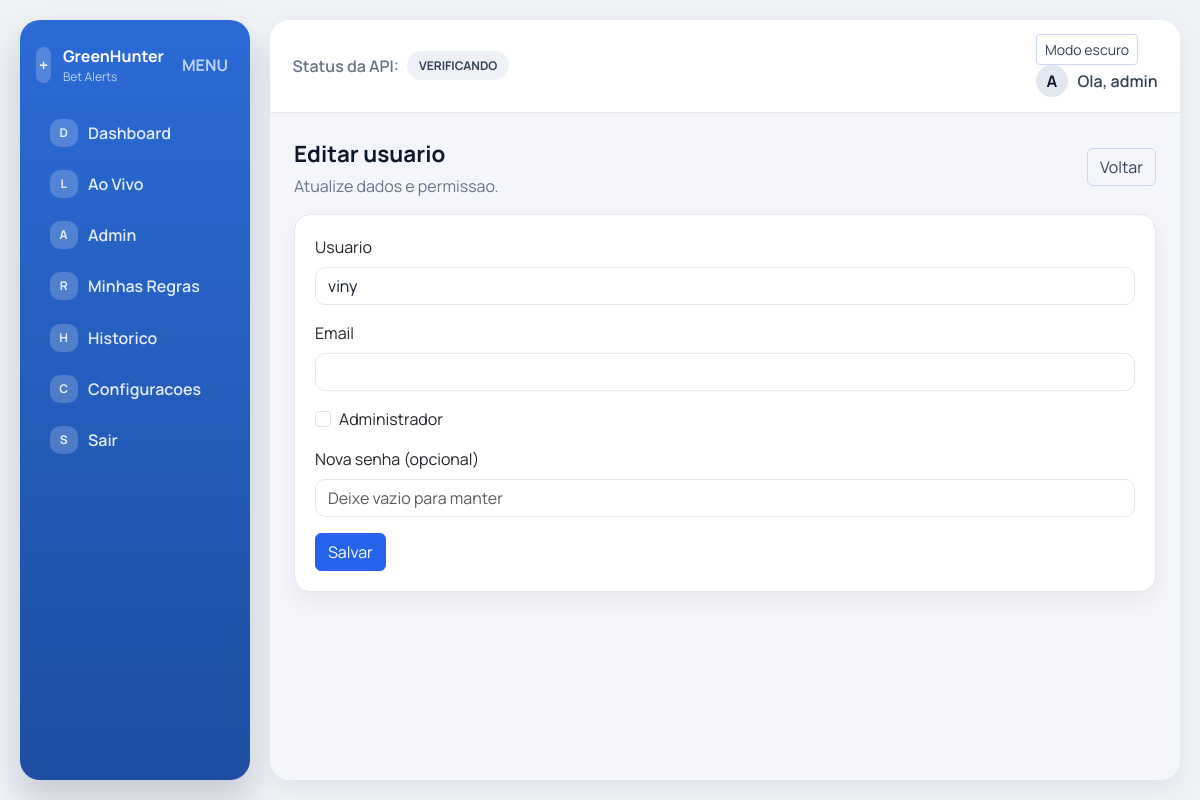
Page /admin/users/1/edit (signed in) on the committed database.
### app/models.py (models this page shows, shortened)
class User(UserMixin, db.Model):
    id = db.Column(db.Integer, primary_key=True)
    username = db.Column(db.String(80), unique=True, nullable=False)
    email = db.Column(db.String(120), unique=True)
    password_hash = db.Column(db.String(255), nullable=False)
    telegram_token = db.Column(db.String(255))
    telegram_chat_id = db.Column(db.String(64))
    telegram_verified = db.Column(db.Boolean, default=False, nullable=False)
    is_admin = db.Column(db.Boolean, default=False, nullable=False)
    created_at = db.Column(db.DateTime, default=datetime.utcnow, nullable=False)
    rules = db.relationship("Rule", backref="user", cascade="all, delete-orphan")
    alerts = db.relationship("MatchAlert", backref="user", cascade="all, delete-orphan")
    @property
    def is_admin_user(self) -> bool:
        if self.is_admin:
            return True
        return (self.username or "").lower() == "admin"

### app/admin/routes.py (the view, shortened to what this page needs)
@admin_bp.route("/users/<int:user_id>/edit", methods=["GET", "POST"])
@login_required
def edit_user(user_id):
    _require_admin()
    user = User.query.get_or_404(user_id)
    return render_template("admin/user_edit.html", user=user)

### app/__init__.py (called while the page is built)
@login_manager.user_loader
def load_user(user_id):
    return User.query.get(int(user_id))

### app/admin/routes.py (called while the page is built)
def _require_admin():
    if not current_user.is_authenticated or not current_user.is_admin_user:
        abort(403)

### app/templates/admin/user_edit.html (shortened to what this page needs)
{% extends "base.html" %}
{% block content %}
<div class="page-header">
  <div>
    <div class="page-title">Editar usuario</div>
    <div class="page-subtitle">Atualize dados e permissao.</div>
  </div>
  <div class="page-actions">
    <a class="btn btn-outline-secondary" href="{{ url_for('admin.user_detail', user_id=user.id) }}">Voltar</a>
  </div>
</div>
<div class="card">
  <div class="card-body">
    <form method="post">
      <div class="mb-3">
        <label class="form-label">Usuario</label>
        <input class="form-control" name="username" value="{{ user.username }}" required>
      </div>
      <div class="mb-3">
        <label class="form-label">Email</label>
        <input class="form-control" name="email" type="email" value="{{ user.email or '' }}">
      </div>
      <div class="mb-3 form-check">
        <input class="form-check-input" type="checkbox" name="is_admin" id="is_admin" {% if user.is_admin_user %}checked{% endif %}>
        <label class="form-check-label" for="is_admin">Administrador</label>
      </div>
      <div class="mb-3">
        <label class="form-label">Nova senha (opcional)</label>
        <input class="form-control" type="password" name="new_password" placeholder="Deixe vazio para manter">
      </div>
      <button class="btn btn-primary" type="submit">Salvar</button>
    </form>
  </div>
</div>
{% endblock %}

### app/templates/base.html (shortened to what this page needs)
<!doctype html>
<html lang="pt-br">
  <head>
    <link
      href="https://cdn.jsdelivr.net/npm/bootstrap@5.3.2/dist/css/bootstrap.min.css"
      rel="stylesheet"
    >
    <link rel="stylesheet" href="{{ url_for('static', filename='app.css') }}">
  </head>
  <body>
    {% if current_user.is_authenticated %}
    <div class="app-shell">
      <aside class="sidebar">
        <div class="sidebar-brand">
          <div class="brand-icon">+</div>
          <div class="brand-text">
            <div class="brand-title">GreenHunter</div>
            <div class="brand-sub">Bet Alerts</div>
          </div>
          <button class="sidebar-toggle" type="button">MENU</button>
        </div>
        <nav class="sidebar-nav">
          <a class="nav-link {% if request.endpoint == 'main.dashboard' %}active{% endif %}" href="{{ url_for('main.dashboard') }}">
            <span class="nav-icon">D</span> Dashboard
          </a>
          <a class="nav-link {% if request.endpoint == 'main.live' %}active{% endif %}" href="{{ url_for('main.live') }}">
            <span class="nav-icon">L</span> Ao Vivo
          </a>
          {% if current_user.is_admin_user %}
          <a class="nav-link {% if request.endpoint == 'admin.dashboard' %}active{% endif %}" href="{{ url_for('admin.dashboard') }}">
            <span class="nav-icon">A</span> Admin
          </a>
          {% endif %}
          <a class="nav-link {% if request.endpoint in ['rules.list_rules','rules.create_rule','rules.edit_rule'] %}active{% endif %}" href="{{ url_for('rules.list_rules') }}">
            <span class="nav-icon">R</span> Minhas Regras
          </a>
          <a class="nav-link {% if request.endpoint == 'history.history' %}active{% endif %}" href="{{ url_for('history.history') }}">
            <span class="nav-icon">H</span> Historico
          </a>
          <a class="nav-link {% if request.endpoint == 'settings.settings' %}active{% endif %}" href="{{ url_for('settings.settings') }}">
            <span class="nav-icon">C</span> Configuracoes
          </a>
          <a class="nav-link" href="{{ url_for('auth.logout') }}">
            <span class="nav-icon">S</span> Sair
          </a>
        </nav>
      </aside>
      <div class="main-area">
        <header class="topbar">
          <div class="topbar-left">
            <div class="status-block">
              <span>Status da API:</span>
              <span class="status-pill status-wait" id="api-status">Verificando</span>
            </div>
          </div>
          <div class="topbar-right">
            <button class="btn btn-sm btn-outline-secondary me-2" type="button" id="theme-toggle">Modo escuro</button>
            <div class="user-chip">
              <div class="user-avatar">{{ (current_user.username[:1] if current_user.username else 'U')|upper }}</div>
              <div class="user-name">Ola, {{ current_user.username }}</div>
            </div>
          </div>
        </header>
        <main class="content">
    {% else %}
    <main class="container py-5 auth-shell">
    {% endif %}
      {% block content %}{% endblock %}
    </main>
    {% if current_user.is_authenticated %}
      </div>
    </div>
    {% endif %}
  </body>
</html>

### app/static/app.css (style rules this page uses)
:root { --ink-900: #0f172a; --ink-700: #334155; --ink-500: #64748b; --accent-700: #1d4ed8; --accent-600: #2563eb; --accent-500: #3b82f6; --accent-100: #dbeafe; --bg-100: #eef2f7; --bg-200: #e2e8f4; --ok-500: #16a34a; --bad-500: #dc2626; --warn-500: #f59e0b; --surface-0: #f4f6fb; --surface-1: #ffffff; --surface-2: #f8fafc; --border-1: #e5e7eb; --shadow-1: 0 10px 24px rgba(15, 23, 42, 0.06); }
* { box-sizing: border-box; }
body { font-family: "Manrope", system-ui, -apple-system, "Segoe UI", sans-serif; background: var(--bg-100); color: var(--ink-900); }
a { text-decoration: none; }
.card { border: 1px solid var(--border-1); border-radius: 16px; box-shadow: var(--shadow-1); background: var(--surface-1); }
.card .card-body { padding: 1.25rem; }
.btn-primary { background: var(--accent-600); border-color: var(--accent-600); }
.btn-outline-secondary { border-color: #cbd5f5; color: var(--ink-700); }
.app-shell { display: flex; min-height: 100vh; padding: 1.25rem; gap: 1.25rem; }
.sidebar { width: 230px; background: linear-gradient(180deg, #2b6bd6 0%, #1d4ea1 100%); color: #ffffff; border-radius: 20px; padding: 1.5rem 1rem; box-shadow: 0 18px 32px rgba(15, 23, 42, 0.18); display: flex; flex-direction: column; gap: 1.5rem; }
.sidebar-brand { display: flex; align-items: center; gap: 0.75rem; }
.brand-icon { width: 36px; height: 36px; border-radius: 12px; background: rgba(255, 255, 255, 0.2); display: inline-flex; align-items: center; justify-content: center; font-weight: 700; }
.brand-title { font-weight: 700; }
.brand-sub { font-size: 0.75rem; opacity: 0.7; }
.sidebar-toggle { margin-left: auto; background: transparent; border: 0; color: rgba(255, 255, 255, 0.7); font-weight: 700; }
.sidebar-nav { display: flex; flex-direction: column; gap: 0.35rem; }
.sidebar-nav .nav-link { color: rgba(255, 255, 255, 0.88); padding: 0.55rem 0.85rem; border-radius: 12px; display: flex; align-items: center; gap: 0.65rem; font-weight: 600; }
.sidebar-nav .nav-link .nav-icon { width: 28px; height: 28px; border-radius: 10px; background: rgba(255, 255, 255, 0.2); display: inline-flex; align-items: center; justify-content: center; font-size: 0.75rem; font-weight: 700; }
.main-area { flex: 1; background: var(--surface-0); border-radius: 20px; box-shadow: var(--shadow-1); overflow: hidden; display: flex; flex-direction: column; }
.topbar { padding: 0.9rem 1.4rem; border-bottom: 1px solid var(--border-1); display: flex; align-items: center; justify-content: space-between; background: var(--surface-1); }
.status-block { display: inline-flex; align-items: center; gap: 0.5rem; color: var(--ink-500); font-weight: 600; }
.status-pill { padding: 0.35rem 0.75rem; border-radius: 999px; font-weight: 700; font-size: 0.75rem; background: #eef2f7; color: var(--ink-700); text-transform: uppercase; }
.status-wait { background: #eef2f7; color: var(--ink-700); }
.user-chip { display: flex; align-items: center; gap: 0.6rem; }
.user-avatar { width: 32px; height: 32px; border-radius: 50%; background: #e2e8f0; display: inline-flex; align-items: center; justify-content: center; font-weight: 700; }
.user-name { font-weight: 600; color: var(--ink-700); }
.content { padding: 1.5rem; background: var(--surface-0); min-height: 100%; }
.page-header { display: flex; align-items: center; justify-content: space-between; margin-bottom: 1rem; gap: 1rem; }
.page-title { font-size: 1.4rem; font-weight: 700; margin-bottom: 0.2rem; }
.page-subtitle { color: var(--ink-500); }
.page-actions { display: flex; gap: 0.6rem; align-items: center; }
.form-control, .form-select { border-radius: 10px; border-color: var(--border-1); background: var(--surface-1); color: var(--ink-900); }

### rows in the picture
User: username "A", username "admin"
User: username "viny"
